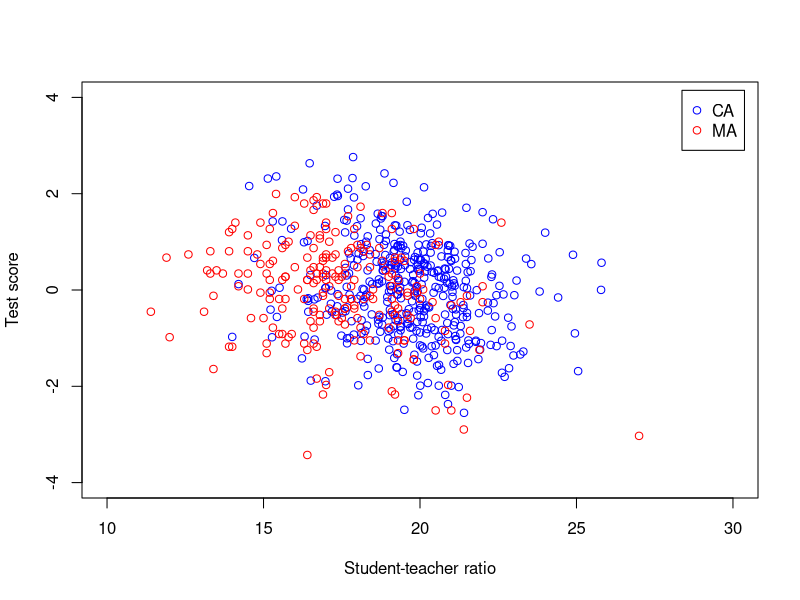

Recreate this plot in R. (Note: this script raises an error after producing the figure.)
## ---- chunk 1
library(AER) # Load Applied Econometrics with R library
library(parameters) # Load parameters library 

data(CASchools) # Load CASchools data
# Generate a couple of useful variables
CASchools$STR <- CASchools$students/CASchools$teachers  # Student-teacher ratio
CASchools$Score <- (CASchools$read + CASchools$math)/2  # Student test score
CASchools$HiEL <- as.numeric(CASchools$english > median(CASchools$english)) # Indicator for districts w/ above median English learners
# Compute standardized CA score
CASchools$Score.std <- (CASchools$Score - mean(CASchools$Score))/sd(CASchools$Score)  

data(MASchools) # Load MASchools data
# Generate a couple of useful variables
MASchools$Score <- MASchools$score4 
MASchools$STR <- MASchools$stratio
MASchools$HiEL <- as.numeric(MASchools$english > median(MASchools$english)) # Indicator for districts w/ above median English learners
# Compute standardized MAscore
MASchools$Score.std <- (MASchools$Score - mean(MASchools$Score))/sd(MASchools$Score)  

## ---- chunk 2
# Table w/ descriptive statistics (Table 9.1 in Stock and Watson)
vars <- c("Score","Score.std", "STR", "english", "lunch", "income")
# Note: sapply() applies the function provided (e.g. mean) to every column of the data frame CASchools[, vars]; sapply() returns a vector
# Note: cbind() binds sequence of vectors/matrices/dataframes by column
dstat <- cbind(CA_mean = sapply(CASchools[, vars], mean),
               CA_sd   = sapply(CASchools[, vars], sd),
               MA_mean = sapply(MASchools[, vars], mean),
               MA_sd   = sapply(MASchools[, vars], sd))
round(dstat, digits = 2) # Print to console, round to 2 digits
## ---- chunk 3
plot(CASchools$STR,CASchools$Score.std,
     xlab = "Student-teacher ratio", 
     ylab = "Test score",
     col = "blue",
     xlim=c(10,30),
     ylim=c(-4,4)) 
points(MASchools$STR,MASchools$Score.std,
     col = "red")
# Add legends to the plot 
legend("topright", inset = 0.02, 
       legend=c("CA", "MA"),
       col=c("blue", "red"), 
       pch=c(1,1))
## ---- chunk 4
# Six regression models using CA data
lm1.CA <- lm(Score.std ~ STR, data = CASchools)
lm2.CA <- lm(Score.std ~ STR + english + lunch + log(income), data = CASchools)
lm3.CA <- lm(Score.std ~ STR + english + lunch + income + 
             I(income^2) + I(income^3), data = CASchools)
lm4.CA <- lm(Score.std ~ STR + I(STR^2) + I(STR^3) + english + 
             lunch + income + I(income^2) + I(income^3), data = CASchools)
lm5.CA <- lm(Score.std ~ STR + I(income^2) + I(income^3) + 
             HiEL:STR + lunch + income, data = CASchools)
lm6.CA <- lm(Score.std ~ STR + I(income^2) + I(income^3) + 
             HiEL + HiEL:STR + lunch + income, data = CASchools)

# gather robust standard errors
robSE.CA <- list(sqrt(diag(vcovHC(lm1.CA, type = "HC1"))),
                 sqrt(diag(vcovHC(lm2.CA, type = "HC1"))),
                 sqrt(diag(vcovHC(lm3.CA, type = "HC1"))),
                 sqrt(diag(vcovHC(lm4.CA, type = "HC1"))),
                 sqrt(diag(vcovHC(lm5.CA, type = "HC1"))),
                 sqrt(diag(vcovHC(lm6.CA, type = "HC1"))))

# Six regression models using MA data
lm1.MA <- lm(Score.std ~ STR, data = MASchools)
lm2.MA <- lm(Score.std ~ STR + english + lunch + log(income), data = MASchools)
lm3.MA <- lm(Score.std ~ STR + english + lunch + income + 
             I(income^2) + I(income^3), data = MASchools)
lm4.MA <- lm(Score.std ~ STR + I(STR^2) + I(STR^3) + english + 
             lunch + income + I(income^2) + I(income^3), data = MASchools)
lm5.MA <- lm(Score.std ~ STR + I(income^2) + I(income^3) + 
             HiEL:STR + lunch + income, data = MASchools)
lm6.MA <- lm(Score.std ~ STR + I(income^2) + I(income^3) + 
             HiEL + HiEL:STR + lunch + income, data = MASchools)

# gather robust standard errors
robSE.MA <- list(sqrt(diag(vcovHC(lm1.MA, type = "HC1"))),
                 sqrt(diag(vcovHC(lm2.MA, type = "HC1"))),
                 sqrt(diag(vcovHC(lm3.MA, type = "HC1"))),
                 sqrt(diag(vcovHC(lm4.MA, type = "HC1"))),
                 sqrt(diag(vcovHC(lm5.MA, type = "HC1"))),
                 sqrt(diag(vcovHC(lm6.MA, type = "HC1"))))
## ---- chunk 5
# F-test for nonlinear effects of STR
linearHypothesis(lm4.CA, c("I(STR^2)=0", "I(STR^3)=0"), white.adjust = "hc1")
## ---- chunk 6
plot(CASchools$STR,CASchools$Score.std,
     xlab = "Student-teacher ratio", 
     ylab = "Test score",
     col = "blue") 
# data for use with predict()
new.data.CA <- data.frame("STR" = seq(14, 26, 0.05), 
                          "english" = mean(CASchools$english),
                          "lunch" = mean(CASchools$lunch),
                          "income" = mean(CASchools$income),
                          "HiEL" = mean(CASchools$HiEL))
# add estimated regression function for model III
fitted.lm3.CA <- predict(lm3.CA, newdata = new.data.CA)
lines(new.data.CA$STR, 
      fitted.lm3.CA,
      lwd = 3,
      lty = 2,
      col = "blue")
# add estimated regression function for model IV
fitted.lm4.CA <- predict(lm4.CA, newdata = new.data.CA)
lines(new.data.CA$STR, 
      fitted.lm4.CA,
      lwd = 3,
      col = "blue")
# Add legends to the plot 
legend("bottomright", inset = 0.02, 
       legend=c("Linear (Model III)", "Cubic (Model IV)"),
       col=c("blue", "blue"), 
       lty=c(1,2),
       lwd=c(3,3))

cubicregfct.lm4.CA <- function(x){lm4.CA$coefficients["STR"]*x + lm4.CA$coefficients["I(STR^2)"]*x^2 + lm4.CA$coefficients["I(STR^3)"]*x^3}
# cubicregfct.lm4.CA(20) - cubicregfct.lm4.CA(19)
# cubicregfct.lm4.CA(18) - cubicregfct.lm4.CA(17)
## ---- chunk 7
# F-test for nonlinear effects of STR
linearHypothesis(lm4.MA, c("I(STR^2)=0", "I(STR^3)=0"), white.adjust = "hc1")
## ---- chunk 8
new.data.MA <- data.frame("STR" = seq(11, 27, 0.05), 
                          "english" = mean(MASchools$english),
                          "lunch" = mean(MASchools$lunch),
                          "income" = mean(MASchools$income),
                          "HiEL" = mean(MASchools$HiEL))
fitted.lm3.MA <- predict(lm3.MA, newdata = new.data.MA)
plot(CASchools$STR,CASchools$Score.std,
     xlab = "Student-teacher ratio", 
     ylab = "Test score",
     col = "blue",
     xlim=c(10,30),
     ylim=c(-4,4)) 
points(MASchools$STR,MASchools$Score.std,
     col = "red")
lines(new.data.CA$STR, 
      fitted.lm4.CA,
      lwd = 3,
      col = "blue")
lines(new.data.MA$STR, 
      fitted.lm3.MA,
      lwd = 3,
      col = "red")
# Add legends to the plot 
legend("topright", inset = 0.02, 
       legend=c("CA", "MA"),
       col=c("blue", "red"), 
       lwd=c(3,3))
